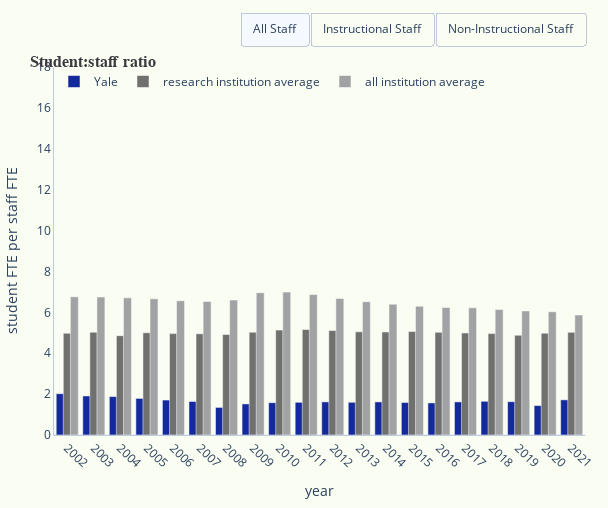

This figure's notebook cell:
### Markdown cell above
Visualization:
Comparing Yale to Average Peer and All Institutions

### Code cell
pio.templates.default = "plotly_white"

fig_ratio_all = go.Figure()

fig_ratio_all.add_trace(go.Bar(x=yale_pct_change["year"],y=yale_pct_change['student fte per staff fte'],orientation='v',name="Yale",marker=dict(color='#142A9C'),width=.3,visible=True))
fig_ratio_all.add_trace(go.Bar(x=phd_pct_change["year"],y=phd_pct_change['student fte per staff fte'],orientation='v',name="research institution average",marker=dict(color='#70706F'),width=.3,visible=True))
fig_ratio_all.add_trace(go.Bar(x=all_inst_pct_change["year"],y=all_inst_pct_change['student fte per staff fte'],orientation='v',name="all institution average",marker=dict(color='#A1A2A3'),width=.3,visible=True))

fig_ratio_all.add_trace(go.Bar(x=yale_pct_change["year"],y=yale_pct_change['student fte per instruction staff fte'],orientation='v',name="Yale",marker=dict(color='#A1A1CE'),width=.3,visible=False))
fig_ratio_all.add_trace(go.Bar(x=phd_pct_change["year"],y=phd_pct_change['student fte per instruction staff fte'],orientation='v',name="research institution average",marker=dict(color='#7D7D7A'),width=.3,visible=False))
fig_ratio_all.add_trace(go.Bar(x=all_inst_pct_change["year"],y=all_inst_pct_change['student fte per instruction staff fte'],orientation='v',name="all institution average",marker=dict(color='#B3B6B5'),width=.3,visible=False))

fig_ratio_all.add_trace(go.Bar(x=yale_pct_change["year"],y=yale_pct_change['student fte per non instruction staff fte'],orientation='v',name="Yale",marker=dict(color='#7498D2'),width=.3,visible=False))
fig_ratio_all.add_trace(go.Bar(x=phd_pct_change["year"],y=phd_pct_change['student fte per non instruction staff fte'],orientation='v',name="research institution average",marker=dict(color='#8E8D8D'),width=.3,visible=False))
fig_ratio_all.add_trace(go.Bar(x=all_inst_pct_change["year"],y=all_inst_pct_change['student fte per non instruction staff fte'],orientation='v',name="all institution average",marker=dict(color='#BEC0C2'),width=.3,visible=False))


fig_ratio_all.update_layout(
    plot_bgcolor="#FAFDF1",
    paper_bgcolor="#FAFDF1",
    hovermode="x",
    hoverdistance=100, # Distance to show hover label of data point
    spikedistance=1000, # Distance to show spike
    xaxis=dict(
        title='year',
        linecolor="#BCCCDC",
        showspikes=True,
        spikethickness=2,
        spikedash="dot",
        spikecolor="#999999",
        spikemode="across",
        showgrid=False,
        fixedrange = True
    ),
    yaxis = dict(
        title="student FTE per staff FTE",
        linecolor="#BCCCDC",
        showgrid=False,
        fixedrange = True,
        range=[0,18]
    )
)

fig_ratio_all.update_layout(
    autosize=False,
    width=608,
    height=508,
    margin=dict(l=20, r=20, t=20, b=20))

fig_ratio_all.update_layout(legend = dict(
    orientation = "h",
    x=0,
    y=1,
    bgcolor="#FAFDF1")
)

fig_ratio_all.update_layout(
    title=dict(text="<b>Student:staff ratio</b>", font=dict(size=16), automargin=True, yref='paper')
)

fig_ratio_all.update_layout(
    title_font_family="Georgia",
    title_font_color="#3a3940",
    title_font_size = 16
)


fig_ratio_all = fig_ratio_all.update_xaxes(tickangle=45)
fig_ratio_all.update_layout(hoverlabel_namelength=-1)

fig_ratio_all.update_layout(
    updatemenus=[
        dict(
            type="buttons",
            direction="right",
            active=0,
            x=1,
            y=1.15,
            buttons=list([
                dict(label="All Staff",
                     method="update",
                     args=[{"visible": [True, True, True, False, False, False, False, False, False]}]),
                dict(label="Instructional Staff",
                     method="update",
                     args=[{"visible": [False, False, False, True, True, True, False, False, False]}]),
                dict(label="Non-Instructional Staff",
                     method="update",
                     args=[{"visible": [False, False, False, False, False, False, True, True, True]}])
            ]),
        )
    ])

fig_ratio_all.show()
fig_ratio_all.write_html("/Users/ellenruthconnell/Documents/INFO_696/4_visualizations/figure4.html")

### Figure 1 — Plotly figure (JSON) as saved in the notebook; plotly's stock layout.template omitted (floating-point values rounded to 4 significant figures)
{"data": [{"marker": {"color": "#142A9C"}, "name": "Yale", "orientation": "v", "type": "bar", "visible": true, "width": 0.3, "x": ["2002", "2003", "2004", "2005", "2006", "2007", "2008", "2009", "2010", "2011", "2012", "2013", "2014", "2015", "2016", "2017", "2018", "2019", "2020", "2021"], "y": [2.02, 1.91, 1.88, 1.79, 1.71, 1.64, 1.35, 1.52, 1.58, 1.6, 1.62, 1.6, 1.62, 1.59, 1.57, 1.62, 1.65, 1.63, 1.44, 1.72]}, {"marker": {"color": "#70706F"}, "name": "research institution average", "orientation": "v", "type": "bar", "visible": true, "width": 0.3, "x": ["2002", "2003", "2004", "2005", "2006", "2007", "2008", "2009", "2010", "2011", "2012", "2013", "2014", "2015", "2016", "2017", "2018", "2019", "2020", "2021"], "y": [4.98, 5.03, 4.86, 5, 4.96, 4.95, 4.92, 5.03, 5.13, 5.16, 5.11, 5.05, 5.04, 5.06, 5.02, 4.99, 4.96, 4.88, 4.98, 5.02]}, {"marker": {"color": "#A1A2A3"}, "name": "all institution average", "orientation": "v", "type": "bar", "visible": true, "width": 0.3, "x": ["2002", "2003", "2004", "2005", "2006", "2007", "2008", "2009", "2010", "2011", "2012", "2013", "2014", "2015", "2016", "2017", "2018", "2019", "2020", "2021"], "y": [6.76, 6.75, 6.71, 6.66, 6.57, 6.53, 6.6, 6.96, 6.99, 6.87, 6.68, 6.52, 6.4, 6.3, 6.24, 6.22, 6.14, 6.07, 6.03, 5.87]}, {"marker": {"color": "#A1A1CE"}, "name": "Yale", "orientation": "v", "type": "bar", "visible": false, "width": 0.3, "x": ["2002", "2003", "2004", "2005", "2006", "2007", "2008", "2009", "2010", "2011", "2012", "2013", "2014", "2015", "2016", "2017", "2018", "2019", "2020", "2021"], "y": [8.6, 7.96, 7.6, 7.1, 6.83, 6.5, 5.45, 5.91, 5.93, 6.01, 6.6, 6.54, 6.37, 6.38, 6.07, 6.12, 6.76, 6.57, 5.79, 6.71]}, {"marker": {"color": "#7D7D7A"}, "name": "research institution average", "orientation": "v", "type": "bar", "visible": false, "width": 0.3, "x": ["2002", "2003", "2004", "2005", "2006", "2007", "2008", "2009", "2010", "2011", "2012", "2013", "2014", "2015", "2016", "2017", "2018", "2019", "2020", "2021"], "y": [15.35, 15.57, 13.4, 15.41, 15.28, 15.2, 15.17, 15.39, 15.51, 15.41, 15.24, 14.91, 14.99, 14.94, 14.75, 14.64, 14.54, 14.28, 14.4, 14.32]}, {"marker": {"color": "#B3B6B5"}, "name": "all institution average", "orientation": "v", "type": "bar", "visible": false, "width": 0.3, "x": ["2002", "2003", "2004", "2005", "2006", "2007", "2008", "2009", "2010", "2011", "2012", "2013", "2014", "2015", "2016", "2017", "2018", "2019", "2020", "2021"], "y": [16.35, 16.38, 16.11, 16.09, 15.89, 15.83, 15.99, 16.7, 16.66, 16.43, 16.11, 15.74, 15.49, 15.28, 15.17, 15.11, 14.97, 14.86, 14.74, 14.36]}, {"marker": {"color": "#7498D2"}, "name": "Yale", "orientation": "v", "type": "bar", "visible": false, "width": 0.3, "x": ["2002", "2003", "2004", "2005", "2006", "2007", "2008", "2009", "2010", "2011", "2012", "2013", "2014", "2015", "2016", "2017", "2018", "2019", "2020", "2021"], "y": [2.63, 2.51, 2.49, 2.39, 2.28, 2.2, 1.8, 2.05, 2.15, 2.18, 2.14, 2.12, 2.16, 2.11, 2.12, 2.2, 2.19, 2.16, 1.91, 2.31]}, {"marker": {"color": "#8E8D8D"}, "name": "research institution average", "orientation": "v", "type": "bar", "visible": false, "width": 0.3, "x": ["2002", "2003", "2004", "2005", "2006", "2007", "2008", "2009", "2010", "2011", "2012", "2013", "2014", "2015", "2016", "2017", "2018", "2019", "2020", "2021"], "y": [7.73, 7.84, 7.96, 7.73, 7.67, 7.67, 7.55, 7.82, 7.99, 8.08, 7.94, 7.96, 7.9, 7.96, 7.95, 7.9, 7.79, 7.71, 7.87, 8.03]}, {"marker": {"color": "#BEC0C2"}, "name": "all institution average", "orientation": "v", "type": "bar", "visible": false, "width": 0.3, "x": ["2002", "2003", "2004", "2005", "2006", "2007", "2008", "2009", "2010", "2011", "2012", "2013", "2014", "2015", "2016", "2017", "2018", "2019", "2020", "2021"], "y": [12.07, 12.23, 12.29, 12.17, 12.01, 11.94, 11.99, 12.77, 12.87, 12.63, 12.17, 11.88, 11.62, 11.41, 11.33, 11.25, 11.06, 10.91, 10.8, 10.54]}], "layout": {"autosize": false, "height": 508, "hoverdistance": 100, "hoverlabel": {"namelength": -1}, "hovermode": "x", "legend": {"bgcolor": "#FAFDF1", "orientation": "h", "x": 0, "y": 1}, "margin": {"b": 20, "l": 20, "r": 20, "t": 20}, "paper_bgcolor": "#FAFDF1", "plot_bgcolor": "#FAFDF1", "spikedistance": 1000, "title": {"automargin": true, "font": {"color": "#3a3940", "family": "Georgia", "size": 16}, "text": "<b>Student:staff ratio</b>", "yref": "paper"}, "updatemenus": [{"active": 0, "buttons": [{"args": [{"visible": [true, true, true, false, false, false, false, false, false]}], "label": "All Staff", "method": "update"}, {"args": [{"visible": [false, false, false, true, true, true, false, false, false]}], "label": "Instructional Staff", "method": "update"}, {"args": [{"visible": [false, false, false, false, false, false, true, true, true]}], "label": "Non-Instructional Staff", "method": "update"}], "direction": "right", "type": "buttons", "x": 1, "y": 1.15}], "width": 608, "xaxis": {"fixedrange": true, "linecolor": "#BCCCDC", "showgrid": false, "showspikes": true, "spikecolor": "#999999", "spikedash": "dot", "spikemode": "across", "spikethickness": 2, "tickangle": 45, "title": {"text": "year"}}, "yaxis": {"fixedrange": true, "linecolor": "#BCCCDC", "range": [0, 18], "showgrid": false, "title": {"text": "student FTE per staff FTE"}}}}
